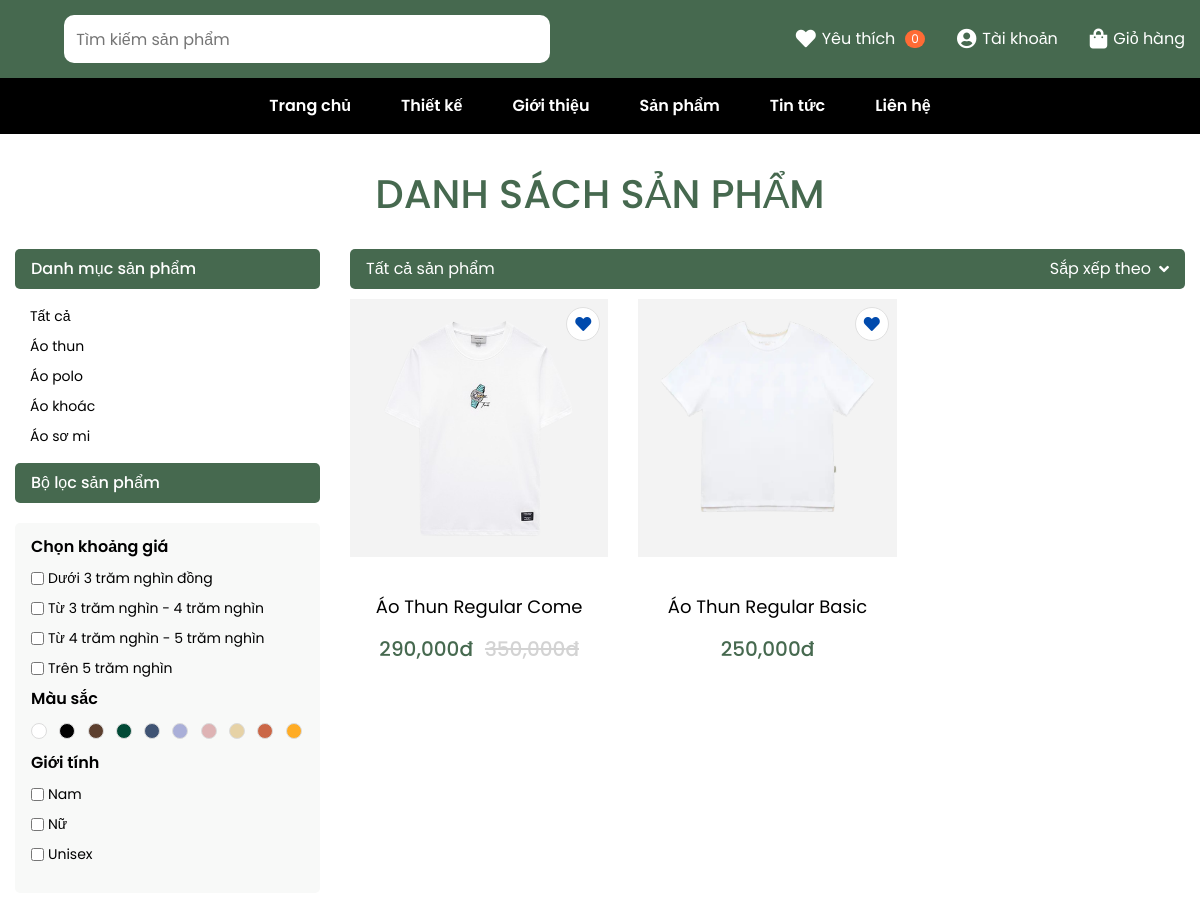
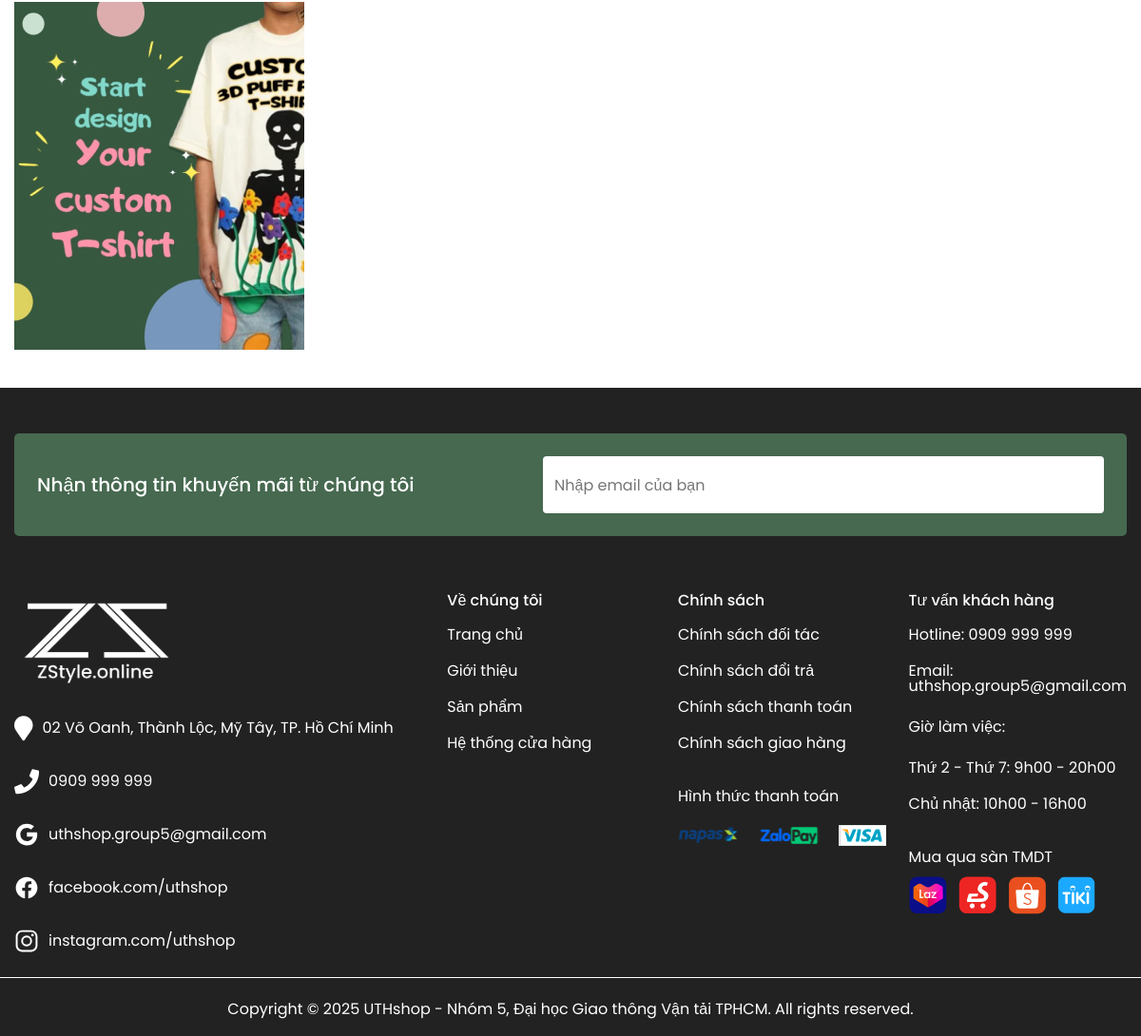
/index.php?pg=product&color=4, run on the app's committed database (2 pictures, top to bottom).
### tables this page shows
CREATE TABLE `catalog` (
  `id` int(3) NOT NULL,
  `name` varchar(50) NOT NULL,
  `stt` int(3) NOT NULL DEFAULT 0,
  `sethome` tinyint(1) NOT NULL DEFAULT 0
);

CREATE TABLE `color` (
  `id` int(3) NOT NULL,
  `color` varchar(20) NOT NULL,
  `ma_color` varchar(10) NOT NULL
);

CREATE TABLE `product` (
  `id` int(5) NOT NULL,
  `ma_sanpham` varchar(10) NOT NULL,
  `name` varchar(100) NOT NULL,
  `price` double(10,2) NOT NULL DEFAULT 0.00,
  `priceold` double(10,2) NOT NULL DEFAULT 0.00,
  `hot` tinyint(1) NOT NULL DEFAULT 0,
  `noibat` tinyint(1) NOT NULL DEFAULT 0,
  `chitiet` varchar(1000) DEFAULT NULL,
  `gioitinh` tinyint(1) DEFAULT 0,
  `idcatalog` int(3) NOT NULL,
  `bestsell` tinyint(1) NOT NULL DEFAULT 0,
  `view` int(6) NOT NULL DEFAULT 0,
  `trend` tinyint(1) NOT NULL DEFAULT 0
);

### model/connectdb.php (called while the page is built, shortened)
<?php
function pdo_get_connection(){
   $dburl = "mysql:host=localhost;dbname=zstyle;charset=utf8";
   $username = 'root';
   $password = '';
   $conn = new PDO($dburl, $username, $password);
   $conn->setAttribute(PDO::ATTR_ERRMODE, PDO::ERRMODE_EXCEPTION);
   return $conn;
}
function pdo_query($sql){
   $sql_args = array_slice(func_get_args(), 1);
   try{
       $conn = pdo_get_connection();
       $stmt = $conn->prepare($sql);
       $stmt->execute($sql_args);
       $rows = $stmt->fetchAll();
       return $rows;
   }
   catch(PDOException $e){
       throw $e;
   }
   finally{
       unset($conn);
   }
}
function pdo_query_one($sql){
   $sql_args = array_slice(func_get_args(), 1);
   try{
       $conn = pdo_get_connection();
       $stmt = $conn->prepare($sql);
       $stmt->execute($sql_args);
       $row = $stmt->fetch(PDO::FETCH_ASSOC);
       return $row;
   }
   catch(PDOException $e){
       throw $e;
   }
   finally{
       unset($conn);
   }
}
?>

### model/catalog.php (called while the page is built, shortened)
<?php
   function getcatalog(){
      $sql="SELECT * FROM catalog ORDER BY stt";
      return pdo_query($sql);
   }
    function getproduct_catalog($idn=0){
        $sql="SELECT * FROM product WHERE 1";
        $sql.=" ORDER BY id DESC";
        if($idn>0){
         return pdo_query($sql, $idn);
        }else{
         return pdo_query($sql);
        }
     }
?>

### model/detail.php (called while the page is built, shortened)
<?php
    function getlistcolor($idproduct){
        $sql="SELECT * FROM img_product_color WHERE id_product=?";
        $list_id_color=pdo_query($sql, $idproduct);
        $list_color=[];
        foreach ($list_id_color as $item) {
            extract($item);
            $sql = "SELECT * FROM color WHERE id=?";
            $list_color[]=pdo_query_one($sql, $id_color);
        }
        return $list_color;
    }
?>

### view/product.php (the view, shortened to what this page needs)
<?php
    $html_catalog='<li class="navbar-list">
    <a href="index.php?pg=product&tatca=1" class="navbar-link">Tất cả</a>
    </li>';
    foreach ($catalog as $item) {
        extract($item);
        $html_catalog.='<li class="navbar-list">
        <a href="index.php?pg=product&ind='.$id.'" class="navbar-link">'.$name.'</a>
        </li>';
    }
    $html_product='<div class="product-list list-product-items subpage" page="1">';
    foreach ($_SESSION['product'] as $item) {
      $html_product.=showproduct($item);
    }
    $html_product.='</div>';
    $catalog_show='';
    if(isset($_SESSION['filtercatalog']) && ($_SESSION['filtercatalog']>0)){
        $catalog_show=$catalog_pick['name'];
    }else{
        $catalog_show='Tất cả sản phẩm';
    }
    if(isset($_SESSION['filterprice'])){
      $checkprice=$_SESSION['filterprice'];
    }
    if(isset($_SESSION['filtergioitinh'])){
      $checkgioitinh=$_SESSION['filtergioitinh'];
    }
    $html_sort='';
    $arr_sort=['Mặc định','Từ A-Z','Từ Z-A','Giá tăng dần','Giá giảm dần'];
    if(isset($_SESSION['sort'])){
      $html_sort=$arr_sort[$_SESSION['sort']-1];
    }else{
      $html_sort='Sắp xếp theo';
    }
?>
      <section class="list-product">
        <div class="container">
          <div class="design-center mb-0">
            <h2 class="heading-primary">DANH SÁCH SẢN PHẨM</h2>
          </div>
          <div class="list-product__main">
            <div class="list-product__left">
              <div class="list-product__left-aside">Danh mục sản phẩm</div>
              <div class="list-product__left-aside-item">
                <ul class="navbar-aside">
                <?=$html_catalog?>
                </ul>
              </div>
              <div class="list-product__left-aside">Bộ lọc sản phẩm</div>
              <div class="list-product__box">
                <div class="list-product-title">Chọn khoảng giá</div>
                <div class="list-product-menu">
                  <ul class="list-product-nav" id="listprice" checkprice="<?=$checkprice?>">
                    <li class="list-product-item">
                      <input type="checkbox" onclick="tailai(this)" link="index.php?pg=product&price=1"/>
                      Dưới 3 trăm nghìn đồng
                    </li>
                    <li class="list-product-item">
                      <input type="checkbox"  onclick="tailai(this)" link="index.php?pg=product&price=2"/>
                      Từ 3 trăm nghìn - 4 trăm nghìn
                    </li>
                    <li class="list-product-item">
                      <input type="checkbox"  onclick="tailai(this)" link="index.php?pg=product&price=3"/>
                      Từ 4 trăm nghìn - 5 trăm nghìn
                    </li>
                    <li class="list-product-item">
                      <input type="checkbox"  onclick="tailai(this)" link="index.php?pg=product&price=4"/>
                      Trên 5 trăm nghìn
                    </li>
                  </ul>
                </div>
                <div class="list-product-title">Màu sắc</div>
                <div class="list-product-colors">
                  <?php
                    $html_color='';
                    foreach ($listcolor as $item) {
                      $html_color.='<a href="index.php?pg=product&color='.$item['id'].'"  style="background-color:'.$item['ma_color'].'"></a>';
                    }
                  ?>
                  <?=$html_color?>
                </div>
                <div class="list-product-title">Giới tính</div>
                <div class="list-product-menu">
                  <ul class="list-product-nav"   id="listgioitinh" checkgioitinh="<?=$checkgioitinh?>">
                    <li class="list-product-item">
                      <input type="checkbox" onclick="tailai(this)" link="index.php?pg=product&gioitinh=1"/>
                      Nam
                    </li>
                    <li class="list-product-item">
                      <input type="checkbox"  onclick="tailai(this)" link="index.php?pg=product&gioitinh=2"/>
                      Nữ
                    </li>
                    <li class="list-product-item">
                      <input type="checkbox"  onclick="tailai(this)" link="index.php?pg=product&gioitinh=3"/>
                      Unisex
                    </li>
                  </ul>
                </div>
              </div>
              <div class="banner-custom">
                <a href="#">
                  <img src="view/layout/assets/images/banner-custom-1.png" alt="" />
                </a>
              </div>
            </div>
            <div class="list-product__right">
              <div class="list-product-main">
                <div class="list-text"><?=$catalog_show?></div>
                <div class="list-val">
                  <?=$html_sort?> <i class="icon-sort fa updown-toggle fa-angle-down" aria-hidden="true"></i>
                </div>
              </div>
              <section class="mt-10">
                <?=$html_product?>
              </section>
            </div>
          </div>
        </div>
      </section>

### model/product.php (shortened to what this page needs)
<?php
   function sale($item){
      if($item['priceold']>0){
         return '<span class="product-price-old">'.number_format($item['priceold'],0,'',',').'đ</span>';
      }else{
         return '';
      }
   }
   function showproduct($product){
         extract($product);
         $img=getimg_product_main($id)['main_img'];
            $linkdetail='index.php?pg=detail&id='.$id;
            $isLoggedIn = (isset($_SESSION['loginuser']) && isset($_SESSION['role']) && $_SESSION['role']==0 && isset($_SESSION['iduser']));
            $isFav = false;
            $favClass = $isFav ? ' active' : '';
            $strproduct='<div class="product-item">
                              <div class="product-images">
                              <a href="'.$linkdetail.'">
                                 '.check_img($img).'
                              </a>
                              <button class="wishlist-toggle'.$favClass.'" data-product-id="'.$id.'" title="Yêu thích">
                                <i class="fa fa-heart" aria-hidden="true"></i>
                              </button>
                              <div class="icons">
                                 <a href="'.$linkdetail.'" class="views">Xem chi tiết</a>
                                 <a href="index.php?pg=checkout&id='.$id.'" class="add">Mua ngay</a>
                              </div>
                              </div>
                              <div class="product-title">'.$name.'</div>
                              <div class="product-price">
                              '.number_format($product['price'],0,'',',').'đ
                                 '.sale($product).'
                              </div>
                           </div>';
            return $strproduct;
   }
   function check_img($img){
      $projectRoot = dirname(__DIR__);
      $urlBase = PATH_IMG;
      if(is_array($img)){
         $html_img='';
         foreach ($img as $item) {
            $filename = str_replace(["\n","\r"],"", $item);
            $fsPath = $projectRoot . DIRECTORY_SEPARATOR . 'upload' . DIRECTORY_SEPARATOR . $filename;
            $url = $urlBase.$filename;
            if(is_file($fsPath)){
               $html_img.= '<img src="'.$url.'">';
            }
         }
         return $html_img;
      }else{
         $filename = str_replace(["\n","\r"],"", $img);
         $fsPath = $projectRoot . DIRECTORY_SEPARATOR . 'upload' . DIRECTORY_SEPARATOR . $filename;
         $url = $urlBase.$filename;
         if(is_file($fsPath)){
            return '<img src="'.$url.'">';
         }else{
            return '';
         }
      }
   }
   function getimg_product_main($id_product){
      $sql = "SELECT * FROM img_product_color where id_product = ? limit 1";
      return pdo_query_one($sql, $id_product);
  }
?>

### view/layout/assets/css/style.css (style rules this page uses)
*, *:before, *:after { box-sizing: border-box; }
:root { --primary-color: #47694f; --white: #ffffff; --bg: #799881; --font: "Poppins", sans-serif; --black: #000; --text-heading: #46694f; --bg-footer: #222222; --red: #f00; --hover: #80b885; }
* { margin: 0; padding: 0; font: inherit; list-style: none; text-decoration: none; }
img, picture, svg, video { display: block; max-width: 100%; }
input, select, textarea { background-color: #fff; outline: none; color: #222; border: 1px solid #ccc; z-index: 1; position: relative; pointer-events: auto; opacity: 1; }
button { cursor: pointer; background-color: transparent; outline: none; border: 0; }
body { min-height: 100vh; font-weight: 400; font-size: 16px; line-height: 1; font-family: var(--font); font-size: 16px; }
.container { max-width: 1310px; margin: 0 auto; padding: 0 15px; }
.heading-primary { color: var(--text-heading); font-size: 40px; margin-bottom: 35px; text-align: center; font-weight: 500; }
.product-list { display: grid; grid-template-columns: repeat(4, 2fr); grid-gap: 30px; }
.product-item { text-align: center; }
.product-images { position: relative; overflow: hidden; padding: 5px; background-color: #f3f3f3; }
.product-images .wishlist-toggle, .deal-item__image .wishlist-toggle, .detail-title .wishlist-toggle { position: absolute; top: 8px; right: 8px; width: 34px; height: 34px; border-radius: 50%; background: #fff; color: #004AAD; display: inline-flex; align-items: center; justify-content: center; border: 1px solid #e0e0e0; transition: all .2s ease; }
.wishlist-toggle i { pointer-events: none; }
.product-images img { width: 100%; }
.product-title { font-size: 18px; margin-top: 38px; margin-bottom: 20px; line-height: 24px; }
.product-price { color: var(--text-heading); font-size: 20px; font-weight: 500; display: flex; align-items: center; justify-content: center; gap: 12px; }
.product-price-old { text-decoration: line-through; color: lightgray; }
.list-product { padding: 40px 0; }
.list-product__main { display: flex; justify-content: space-between; gap: 30px; }
.list-product__left { max-width: 305px; width: 100%; }
.list-product__right { width: 100%; }
.list-product__left-aside { background-color: var(--text-heading); color: var(--white); padding: 12px 16px; border-radius: 5px; font-weight: 500; margin-bottom: 20px; }
.navbar-aside { display: flex; flex-direction: column; gap: 16px; margin-bottom: 20px; padding-left: 15px; }
.navbar-list { display: flex; justify-content: space-between; }
.navbar-link { font-size: 14px; color: var(--black); }
.list-product__box { padding: 16px; border-radius: 5px; background: #f8f9f8; }
.list-product-title { font-weight: 600; margin-bottom: 16px; }
.list-product-nav { display: flex; gap: 16px; flex-direction: column; margin-bottom: 16px; }
.list-product-item { display: flex; align-items: center; gap: 4px; font-size: 14px; }
.list-product-colors { display: grid; grid-template-columns: repeat(10, 1fr); grid-gap: 10px; margin-bottom: 16px; }
.list-product-colors a { width: 16px; height: 16px; border-radius: 100rem; background-color: #8a8f94; cursor: pointer; border: 0.5px solid gainsboro; }
.list-product-main { display: flex; align-items: center; justify-content: space-between; background-color: var(--text-heading); padding: 12px 16px; border-radius: 5px; color: var(--white); }
.banner-custom { margin-top: 20px; }
.banner-custom img { width: 100%; object-fit: cover; }
.list-val { position: relative; display: flex; align-items: center; gap: 8px; cursor: pointer; }
.list-product-items { display: grid; grid-template-columns: repeat(3, 1fr); grid-gap: 30px; }
input[type="checkbox"] { accent-color: var(--primary-color); }
.mt-10 { margin-top: 10px; }
.design-center { display: flex; align-items: center; justify-content: center; flex-direction: column; gap: 8px; margin-bottom: 40px; }
.mb-0 { margin-bottom: 0; }

### data on the page
catalog: name "Áo thun"
catalog: name "Áo polo"
catalog: name "Áo khoác"
catalog: name "Áo sơ mi"
product: name "Áo Thun Regular Come", price "290,000", priceold "350,000"
product: name "Áo Thun Regular Basic", price "250,000"

### other printed values
$wlCount "0"
$tentaikhoan "Tài khoản"
$catalog_show "Tất cả sản phẩm"
$html_sort "Sắp xếp theo"
